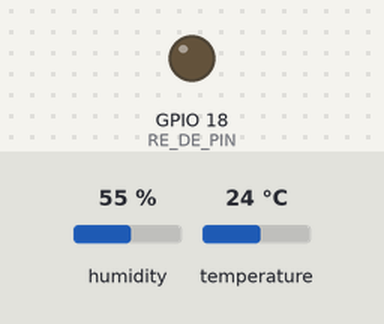
Recording of a sketch running on a simulated ESP32. Parts: output pins drawn as LEDs (lit = HIGH). Inputs (shaded band) come from the test bench; at power-on: humidity 55 %, temperature 24 °C. WiFi joins after 1.5 s; servers stay silent unless stated; the local clock reads 2024-03-15 10:24:30 at power-on unless the sketch sets it; random numbers use the default seed unless the sketch sets one; what the sketch prints to the serial monitor is not drawn.

Above: at 31.7 s.
Timing chart, 0 to 80.0 s (numbered marks = the images above):
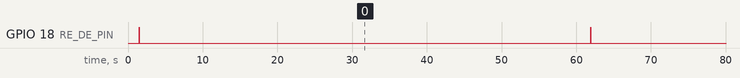

The sketch:

soil_guard_firmware.ino
```cpp
/**
 * SoilGuard Pro - ESP32 Firmware
 *
 * This sketch reads NPK, Temperature, and Humidity data and sends it to
 * Google Cloud Firestore.
 *
 * Dependencies:
 * - Firebase ESP Client (Mobizt)
 * - DHT Sensor Library (Adafruit)
 */

#include <WiFi.h>
#include <Firebase_ESP_Client.h>
#include <DHT.h>
#include <time.h>

// --- CONFIGURATION ---
#define WIFI_SSID "YOUR_WIFI_SSID"
#define WIFI_PASSWORD "YOUR_WIFI_PASSWORD"

// Firebase Project Info
#define API_KEY "AIzaSyBt-tzxjIVrqNbleucnc37qcuc6WpfDY9M"
#define FIREBASE_PROJECT_ID "gen-lang-client-0491916331"

// User Info (Used to tag data)
#define USER_EMAIL "anumulakalpana4u@gmail.com"

// Pin Definitions
#define DHTPIN 4
#define DHTTYPE DHT22
#define RE_DE_PIN 18 // RS485 Enable Pin

// --- SENSOR OBJECTS ---
DHT dht(DHTPIN, DHTTYPE);
FirebaseData fbdo;
FirebaseAuth auth;
FirebaseConfig config;

// Modbus RTU Command for NPK Sensor (Read Nitrogen, Phosphorus, Potassium)
const byte npk_request[] = {0x01, 0x03, 0x00, 0x1e, 0x00, 0x03, 0x65, 0xCD};
byte values[11];

void setup() {
  Serial.begin(115200);
  Serial2.begin(9600, SERIAL_8N1, 16, 17); // NPK Sensor on Hardware Serial 2

  pinMode(RE_DE_PIN, OUTPUT);
  digitalWrite(RE_DE_PIN, LOW);

  dht.begin();

  // Connect to WiFi
  WiFi.begin(WIFI_SSID, WIFI_PASSWORD);
  Serial.print("Connecting to WiFi");
  while (WiFi.status() != WL_CONNECTED) {
    delay(500);
    Serial.print(".");
  }
  Serial.println("\nConnected!");

  // Firebase Setup
  config.api_key = API_KEY;
  config.token_status_callback = tokenStatusCallback;

  // For simplicity, we use Anonymous Auth or a Database Secret
  // In production, use Service Account or Email/Password
  Firebase.begin(&config, &auth);
  Firebase.reconnectWiFi(true);

  // Sync Time (Required for Firestore Timestamps)
  configTime(0, 0, "pool.ntp.org", "time.nist.gov");
}

void loop() {
  if (Firebase.ready()) {
    // 1. Read DHT22
    float h = dht.readHumidity();
    float t = dht.readTemperature();

    // 2. Read NPK Sensor (Modbus)
    int n = 0, p = 0, k = 0;
    readNPK(n, p, k);

    // 3. Get Current Time (ISO 8601)
    String timestamp = getISOTime();

    // 4. Prepare Firestore Document
    FirebaseJson content;
    content.set("fields/nitrogen/doubleValue", n);
    content.set("fields/phosphorus/doubleValue", p);
    content.set("fields/potassium/doubleValue", k);
    content.set("fields/temperature/doubleValue", t);
    content.set("fields/humidity/doubleValue", h);
    content.set("fields/timestamp/stringValue", timestamp);
    content.set("fields/source/stringValue", "ESP32-Field-Node");

    // 5. Send to Firestore (History Log)
    String path = "projects/" + String(FIREBASE_PROJECT_ID) + "/databases/(default)/documents/readings";
    if (Firebase.Firestore.createDocument(&fbdo, FIREBASE_PROJECT_ID, "(default)", "readings", content.raw())) {
      Serial.println("Data logged to history");
    } else {
      Serial.println(fbdo.errorReason());
    }

    // 6. Update Latest Status (Real-time Dashboard)
    if (Firebase.Firestore.patchDocument(&fbdo, FIREBASE_PROJECT_ID, "(default)", "latest/status", content.raw(), "nitrogen,phosphorus,potassium,temperature,humidity,timestamp,source")) {
      Serial.println("Dashboard updated");
    }

    delay(60000); // Send data every 1 minute
  }
}

void readNPK(int &n, int &p, int &k) {
  digitalWrite(RE_DE_PIN, HIGH);
  delay(10);
  Serial2.write(npk_request, sizeof(npk_request));
  Serial2.flush();
  digitalWrite(RE_DE_PIN, LOW);

  delay(100);

  if (Serial2.available() >= 11) {
    for (int i = 0; i < 11; i++) {
      values[i] = Serial2.read();
    }
    n = (values[3] << 8) | values[4];
    p = (values[5] << 8) | values[6];
    k = (values[7] << 8) | values[8];
  } else {
    // Fallback/Mock data if sensor not connected
    n = random(20, 50);
    p = random(10, 30);
    k = random(30, 60);
  }
}

String getISOTime() {
  time_t now;
  struct tm timeinfo;
  if (!getLocalTime(&timeinfo)) return "2024-01-01T00:00:00Z";
  char buffer[30];
  strftime(buffer, sizeof(buffer), "%Y-%m-%dT%H:%M:%SZ", &timeinfo);
  return String(buffer);
}
```

Measured:
- by itself, GPIO 18 (RE_DE_PIN): alternates HIGH for 0.01 s and LOW for 60.4 s
